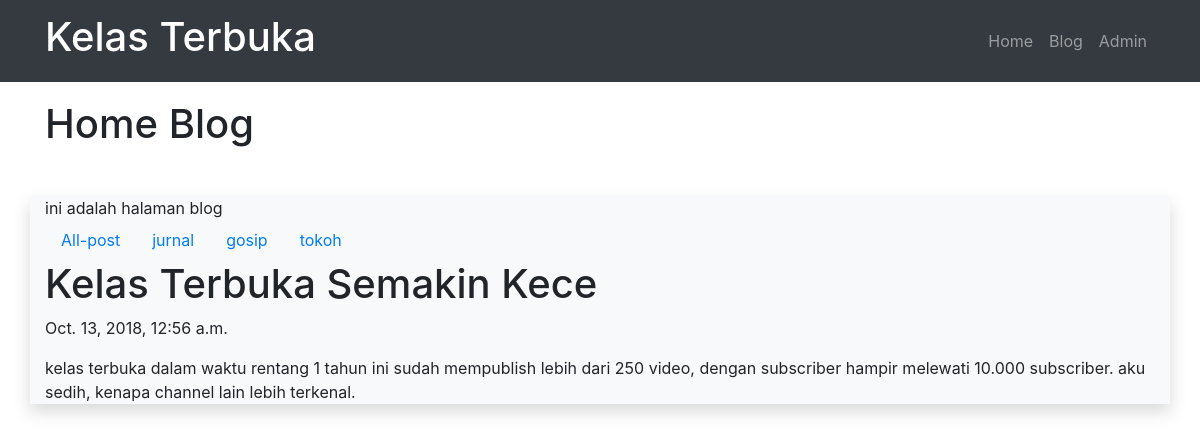
Page /blog/post/kelas-terbuka-semakin-kece/ on the committed database.
### blog/models.py (models this page shows, shortened)
class Post(models.Model):
	judul		= models.CharField(max_length=255)
	body		= models.TextField()
	category	= models.CharField(max_length=255)
	publish		= models.DateTimeField(auto_now_add = True)
	update		= models.DateTimeField(auto_now = True)
	slug		= models.SlugField(blank=True, editable = False)

### blog/views.py (the view)
# urls.py: url(r'^post/(?P<slugInput>[\w-]+)/$', views.detailPost, name="detail"),
def detailPost(request,slugInput):
	posts = Post.objects.get(slug=slugInput);
	categories = Post.objects.values('category').distinct();
	context = {
		'Judul':'Home Blog',
		'Content':'ini adalah halaman blog',
		'Categories':categories,
		'Posts':posts,
	}
	return render(request,'blog/detail.html',context)

### blog/templates/blog/detail.html (shortened to what this page needs)
{% extends "base.html" %}
{% block pageTitle %}
	{{Judul}}
{% endblock pageTitle %}
{% block contents %}
	{{Content}}
	<ul class="nav">
		<li class="nav-item">
			<a class = "nav-link" href="/blog" title="">
				All-post
			</a>
		</li>
	{% for dataCategory in Categories %}
		<li class="nav-item">
			<a class = "nav-link" href="/blog/category/{{dataCategory.category}}" title="">
				{{dataCategory.category}}
			</a>
		</li>
	{% endfor %}
	</ul>
	<h1>{{Posts.judul}}</h1>
	<p>{{Posts.publish}}</p>
	<p>{{Posts.body}}</p>
{% endblock contents %}

### rows in the picture
Post: judul "Kelas Terbuka Semakin Kece", publish "Oct. 13, 2018, 12:56 a.m.", body "kelas terbuka dalam waktu rentang 1 tahun ini sudah mempublish lebih dari 250 video, dengan subscriber hampir melewati 10.000 subscriber. aku sedih, kenapa channel lain lebih terkenal."

### other values in the picture
{{ Judul }} "Home Blog"
{{ Content }} "ini adalah halaman blog"
{{ dataCategory.category }} "jurnal" "gosip" "tokoh"
